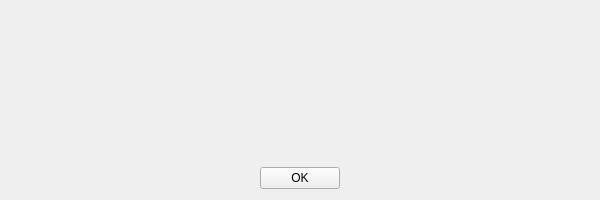
<?xml version="1.0" encoding="UTF-8"?>
<ui version="4.0">
 <class>alert</class>
 <widget class="QWidget" name="alert">
  <property name="geometry">
   <rect>
    <x>0</x>
    <y>0</y>
    <width>600</width>
    <height>200</height>
   </rect>
  </property>
  <property name="minimumSize">
   <size>
    <width>600</width>
    <height>200</height>
   </size>
  </property>
  <property name="maximumSize">
   <size>
    <width>600</width>
    <height>200</height>
   </size>
  </property>
  <property name="windowTitle">
   <string>Alert</string>
  </property>
  <layout class="QVBoxLayout" name="verticalLayout">
   <item>
    <widget class="QLabel" name="message">
     <property name="text">
      <string/>
     </property>
     <property name="alignment">
      <set>Qt::AlignCenter</set>
     </property>
    </widget>
   </item>
   <item>
    <layout class="QHBoxLayout" name="horizontalLayout">
     <item>
      <spacer name="horizontalSpacer">
       <property name="orientation">
        <enum>Qt::Horizontal</enum>
       </property>
       <property name="sizeHint" stdset="0">
        <size>
         <width>40</width>
         <height>20</height>
        </size>
       </property>
      </spacer>
     </item>
     <item>
      <widget class="QPushButton" name="okbutton">
       <property name="text">
        <string>OK</string>
       </property>
      </widget>
     </item>
     <item>
      <spacer name="horizontalSpacer_2">
       <property name="orientation">
        <enum>Qt::Horizontal</enum>
       </property>
       <property name="sizeHint" stdset="0">
        <size>
         <width>40</width>
         <height>20</height>
        </size>
       </property>
      </spacer>
     </item>
    </layout>
   </item>
  </layout>
 </widget>
 <resources/>
 <connections/>
</ui>
